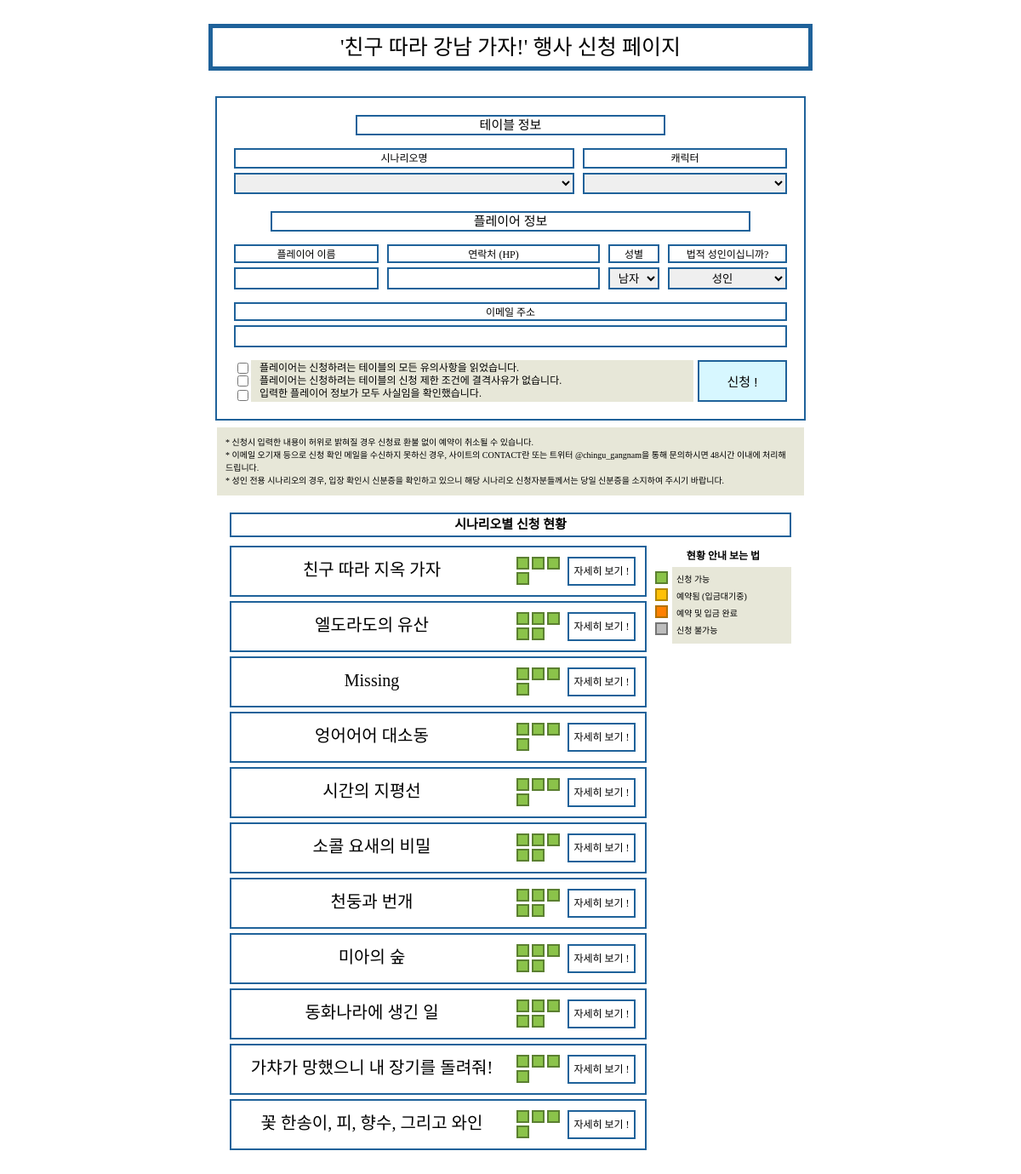
The app's page /, older data.
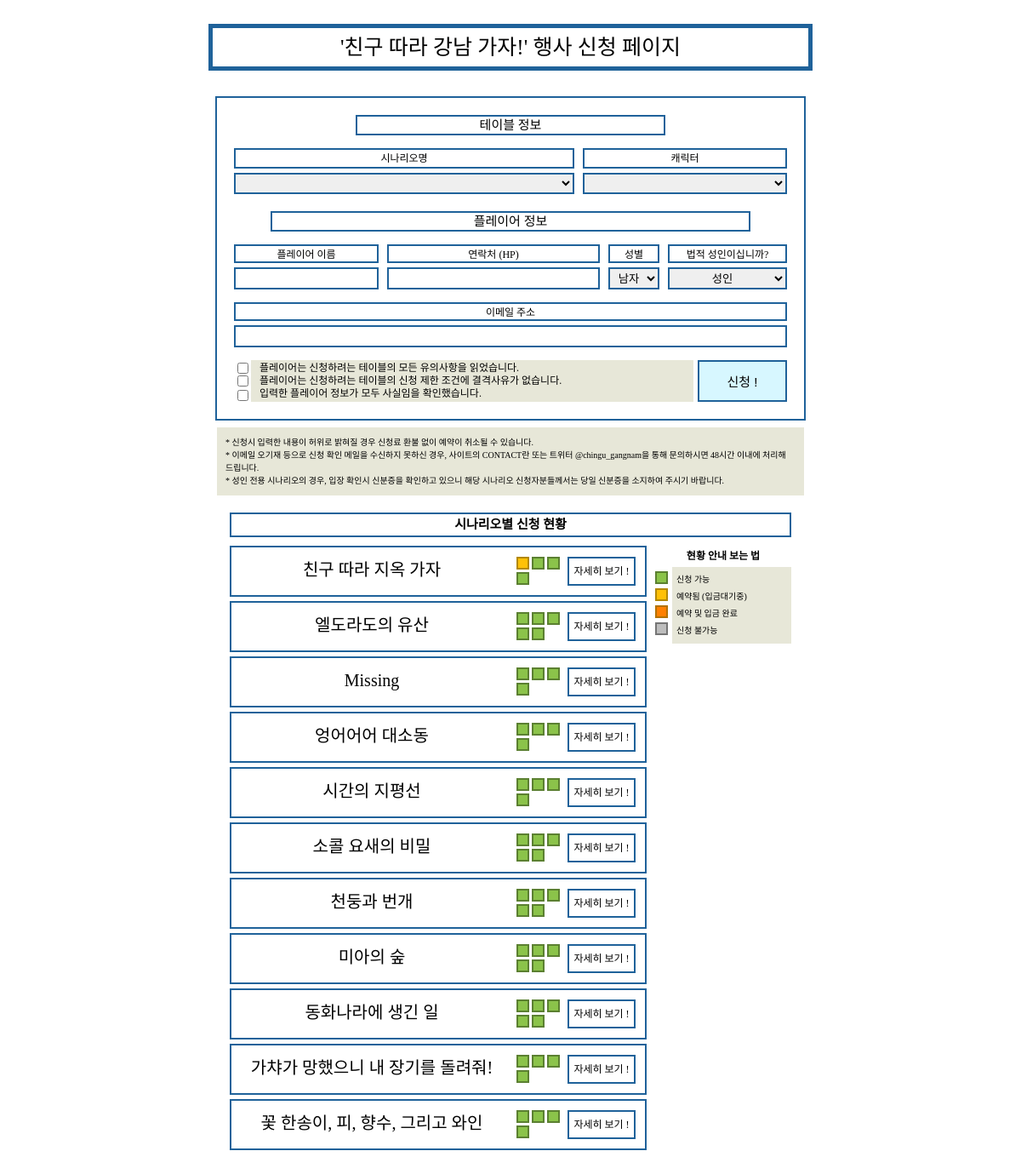
The same page, newer data.
### mysite/apps/character/models.py (models this page shows, shortened)
class Character(models.Model):
    EMPTY, BOOKED, PAID = range(0, 3)
    CHARACTER_STATUS = (
        (EMPTY, _('Empty')),
        (BOOKED, _('Booked')),
        (PAID, _('Paid'))
    )
    name = models.CharField(
        _("Character_Name"),
        max_length=128
    )
    scenario = models.ForeignKey(
        'scenario.Scenario',
        related_name='character',
        verbose_name=_('Scenario'),
        on_delete=models.CASCADE
    )
    player = models.ForeignKey(
        'player.Player',
        related_name='character',
        verbose_name=_('Player'),
        blank=True,
        null=True
    )
    status = models.PositiveSmallIntegerField(
        _("Status of booking"),
        choices=CHARACTER_STATUS,
        default=EMPTY
    )
    class Meta:
        ordering = ('scenario',)
        verbose_name = _('Character')
        verbose_name_plural = _("Characters")

### mysite/apps/player/views.py (the view, shortened to what this page needs)
# urls.py: url(r'^$', PlayerRegist.as_view(), name="regist"),
class PlayerRegist(TemplateView):
    template_name = "player/player_regist.html"
    def get(self, request, *args, **kwargs):
        context = self.get_context_data(**kwargs)
        context['scenarios'] = Scenario.objects.filter(is_active=True)
        context['form'] = RegistForm()
        context['success'] = 'GET'
        return self.render_to_response(context)

### mysite/apps/player/forms.py
class RegistForm(forms.Form):
    scenario = forms.ModelChoiceField(
        queryset=Scenario.objects.filter(is_active=Scenario.ACTIVE),
        empty_label="",
    )
    character = forms.ModelChoiceField(
        queryset=Character.objects.all(),
        empty_label="",
    )
    player_name = forms.CharField(max_length=64)
    player_phone_number = forms.CharField(max_length=16)
    player_gender = forms.ChoiceField(choices=Player.GENDER_CHOICES)
    player_adult = forms.ChoiceField(choices=Player.ADULT_CHOICES)
    player_email = forms.EmailField(max_length=64)
    agree_read_all = forms.BooleanField()
    agree_no_problem = forms.BooleanField()
    agree_face = forms.BooleanField()

### mysite/apps/scenario/models.py (called while the page is built)
    def __str__(self):
        return self.name

### mysite/templates/player/player_regist.html (shortened to what the changed rows need)
<!DOCTYPE html>
<html lang="en">
<head>
    {% load static %}
    <link rel="stylesheet" href="{% static "css/player_regist.css" %}">
</head>
<body>
    <div class="container body">
        <div class="footer_container">
            <div class="footer_scenario_container">
            {% for scenario in scenarios %}
                <div class="footer_scenario">
                    <div class="footer_scenario_title">{{ scenario.name }}</div>
                    <div class="footer_scenario_booked">
                    {% for character in scenario.character.all %}
                        <div class="scenario_character_status"
                        {% if character.status == 0 %}
                            style="background-color: #8bc34a; border-color: #5b8031;"
                        {% elif character.status == 1 %}
                            style="background-color: #ffc107; border-color: #b38805;"
                        {% elif character.status == 2 %}
                            style="background-color: #ff8000; border-color: #b37100;"
                        {% else %}
                            style="background-color: #bdbdbd; border-color: #757575;"
                        {% endif %}
                        ></div>
                    {% endfor %}
                    </div>
                    <div class="footer_scenario_detail">
                        자세히 보기 !
                    </div>
                </div>
            {% endfor %}
            </div>
        </div>
    </div>
</body>
</html>

Row changes from the older to the newer data that the page shows:
changed Character (number 1 of 49 on the later page): status 0 → 1 (drawn)
